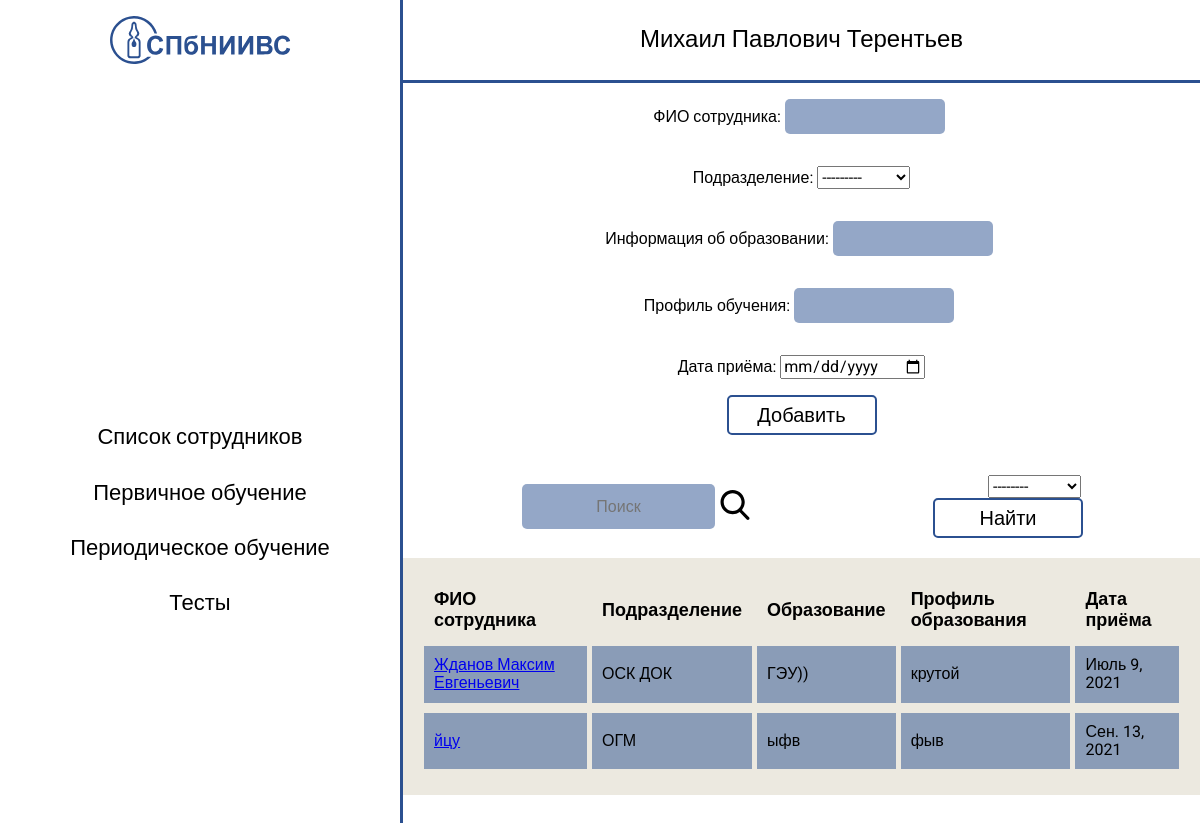
The page / on the database its author committed.
### education/models.py (models this page shows, shortened)
class UserCard(models.Model):
    name = models.CharField("ФИО пользователя", max_length=150)
    subdivision = models.ForeignKey(
        "Subdivision",
        on_delete=models.SET_NULL,
        null=True,
        verbose_name="Подразделение"
    )
    education = models.TextField("Образование")
    education_profile = models.CharField("Профиль образования", max_length=80)
    receipt = models.DateField("Дата приема")
    slug = models.SlugField(
        max_length=75,
        blank=True,
        editable=False
    )
    def get_absolute_url(self):
        kwargs = {
            'pk': self.id,
            'slug': self.slug
        }
        return reverse('usercard_detail', kwargs=kwargs)
    class Meta:
        ordering = ["name"]
        verbose_name = "Пользователь"
        verbose_name_plural = "Пользователи"

class Subdivision(models.Model):
    subdivision_name = models.CharField(
        "Аббревиатура подразделения",
        max_length=20,
        unique=True
    )
    def __str__(self):
        return self.subdivision_name
    class Meta:
        ordering = ["subdivision_name"]
        verbose_name = "Подразделение"
        verbose_name_plural = "Подразделения"

### education/views.py (the view, shortened to what this page needs)
# urls.py: path('', views.UserListView.as_view(), name="usercard_list"),
class UserListView(SubdivisionName, View):
    def get(self, request):
        model = UserCard.objects.all()
        form = UserCardForm()
        context = {
            "model": model,
            "form": form,
            "sub": super().get_subdivisions()}
        return render(request, "education/usercard_list.html", context)

### education/forms.py
class UserCardForm(forms.ModelForm):
	name = forms.CharField(
		max_length=150,
		label="ФИО сотрудника",
		error_messages={'required': 'Введите ФИО сотрудника'})
	education = forms.CharField(
		max_length=500,
		label="Информация об образовании",
		error_messages={'required': 'Введите информацию об обучении'})
	education_profile = forms.CharField(
		max_length=200,
		label="Профиль обучения",
		error_messages={'required': 'Введите информацию о профиле обучения'})
	receipt = forms.DateField(
		label='Дата приёма',
		required=True,
		widget=MyDateInput({'class': 'form-control'}))
	class Meta:
		model = UserCard
		fields = ('name', 'subdivision', 'education', 'education_profile', 'receipt')

### education/views.py (called while the page is built)
    def get_subdivisions(self):
        return Subdivision.objects.all()

### templates/education/usercard_list.html (shortened to what this page needs)
{% extends "base.html" %}
{% load static %}
{% block content %}
  <section class="table">
    <form method="POST" class="table__search-form">
      {{ form.as_p }}
      <div class="table__button-wrapper">
        <button type="submit" class="table__add-button common-button">Добавить</button>
      </div>
    </form>
    <div class="table__wrapper">
      <div class="table__search">
        <input type="text" class="table__search-input" placeholder="Поиск" required>
        <span class="table__search-button">
        </span>
      </div>
      <form action="{% url 'ufilter' %}" method="GET">
        <select name="subdivision_name" required="True">
          <option value="">--------</option>
        </select>
        <div class="table__button-wrapper">
          <button type="submit" class="common-button table__search-button">Найти</button>
        </div>
      </form>
    </div>
    <table>
      <tr>
        <th>ФИО сотрудника</th>
        <th>Подразделение</th>
        <th>Образование</th>
        <th>Профиль образования</th>
        <th>Дата приёма</th>
      </tr>
        {% for user in model %}
      <tr>
        <td><a href="{{ user.get_absolute_url }}">{{ user.name }}</a></td>
        <td>{{ user.subdivision }}</td>
        <td>{{ user.education }}</td>
        <td>{{ user.education_profile }}</td>
        <td>{{ user.receipt }}</td>
       </tr>
      <tr>
        {% endfor %}
    </table>
  </section>
{% endblock %}

### static/css/style.css (style rules this page uses)
* { font-family: 'Roboto', sans-serif; }
.common-button { color: #fff; font-size:20px; background:transparent; cursor:pointer; border-radius: 5px; border:2px solid #2B5090; width:150px; height:40px; position:absolute; text-align:center; -webkit-transform:translate(-50%,-50%); transform:translate(-50%,-50%); -webkit-transition:all .6s ease-in-out; transition:all .6s ease-in-out; overflow:hidden; }
.common-button::before { content:''; position:absolute; top:-130px; margin:auto; display:block; border-radius:50%; width:300px; height:300px; left:-75px; -webkit-transition:box-shadow .6s ease-in-out; transition:box-shadow .6s ease-in-out; z-index:-1; }
.table { width: 100%; border-top: 3px solid #2B5090; }
.table__search { display: flex; align-items: center; }
.table__search-input { max-width: 250px; width: 100%; height: 35px; border: none; border-radius: 5px; padding: 5px; text-align: center; color: #fff; margin-right: 5px; background-color: rgba(43, 80, 144, 0.5); }
.table__search-button { cursor: pointer; color: #000; }
.table__search-button-svg { width: 30px; height: 30px; transition: fill 0.3s ease-in-out; }
.table__wrapper { display: flex; justify-content: space-around; align-items: center; padding-top: 20px; padding-bottom: 20px; }
.table__button-wrapper { position: relative; padding: 20px; }
.table__add-button { cursor: pointer; color: #000; }
.table__search-form { display: flex; flex-direction: column; align-items: center; padding-bottom: 20px; }
table { width: 100%; text-align: left; border-collapse: separate; border-spacing: 5px; background: #ECE9E0; color: #000; border: 16px solid #ECE9E0; }
th { font-size: 18px; padding: 10px; }
td { background: rgba(43, 80, 144, 0.5); padding: 10px; }
#id_name { text-align: center; max-width: 150px; width: 100%; height: 25px; border: none; border-radius: 5px; padding: 5px; text-align: center; color: #fff; margin-right: 5px; background-color: rgba(43, 80, 144, 0.5); }
#id_education { text-align: center; max-width: 150px; width: 100%; height: 25px; border: none; border-radius: 5px; padding: 5px; text-align: center; color: #fff; margin-right: 5px; background-color: rgba(43, 80, 144, 0.5); }
#id_education_profile { text-align: center; max-width: 150px; width: 100%; height: 25px; border: none; border-radius: 5px; padding: 5px; text-align: center; color: #fff; margin-right: 5px; background-color: rgba(43, 80, 144, 0.5); }

### rows shown on the page
UserCard: name "Жданов Максим Евгеньевич", subdivision "ОСК ДОК", education "ГЭУ))", education_profile "крутой", receipt "Июль 9, 2021"
UserCard: name "йцу", subdivision "ОГМ", education "ыфв", education_profile "фыв", receipt "Сен. 13, 2021"
